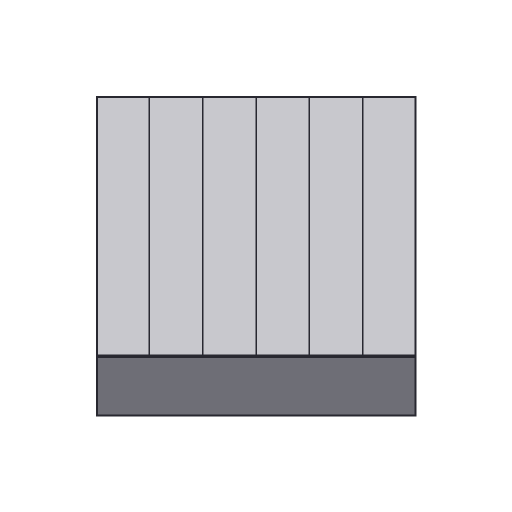
#> input picture tools/art/guides/01_bridge_tile_horizontal.png, 1024 x 1024 px (shown at 1/2 size)
$ python -i check_asset.py   (imports and definitions only)
#> lines starting #> are read from the running program, lines starting #| are printed output that depends on the picture; after the words box and inside, x2 and y2 are one past the last pixel; in counts of white or black regions, pixels touching at a corner belong together
"""Check a generated asset against the original game sprite.

Usage:
  python check_asset.py NEW.png ORIGINAL.png [--tile] [-o out.png]

Prints transparency info and aspect ratio vs the original, and writes a preview:
  - top: the new asset (tiled 4x in a row if --tile)
  - bottom: new and original shrunk to the original in-game width, x4, side by side
Requires: pip install pillow
"""
import argparse
from PIL import Image, ImageDraw

def solid(im):
    a = im.split()[3].point(lambda v: 255 if v > 40 else 0)
    bb = a.getbbox()
    return im.crop(bb) if bb else im

ap = argparse.ArgumentParser()
# [5 lines not run here, left out]
# [1 line that did not run here, left out]
# [3 lines not run here, left out]
# [1 line that did not run here, left out]
# [1 line not run here, left out]
W = 1000
S = Image.new('RGBA', (W, 700), (92, 88, 104, 255)); d = ImageDraw.Draw(S)
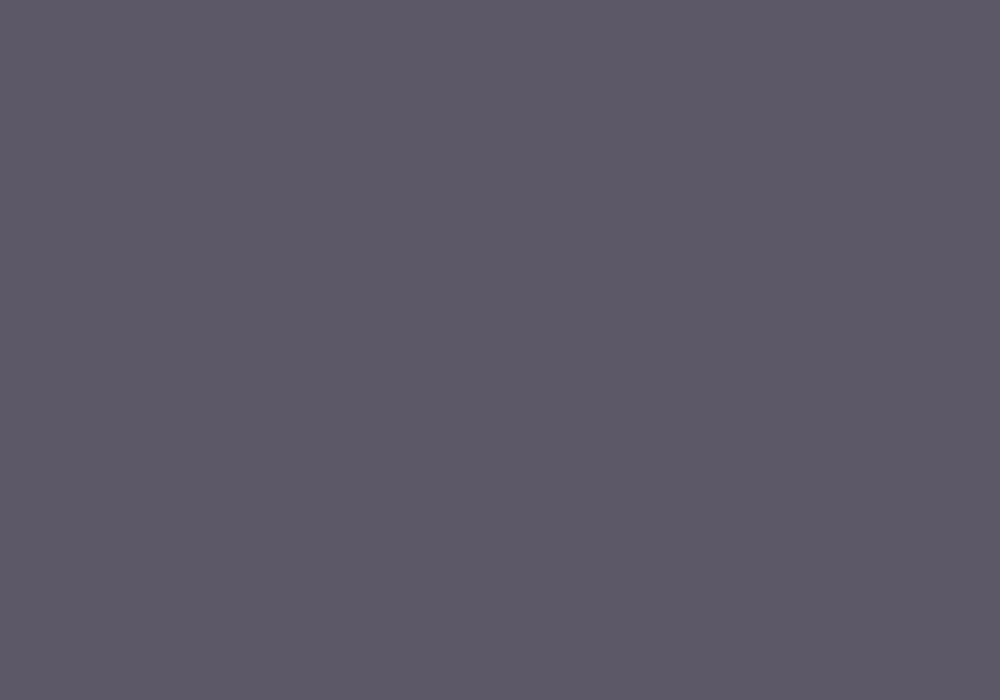
#> S: PIL image 1000x700 RGBA; mean R, G, B, A 92, 88, 104, 255
# [1 line that did not run here, left out]
# [1 line that did not run here, left out]
# [1 line not run here, left out]
# [1 line that did not run here, left out]
# [1 line that did not run here, left out]
# [1 line not run here, left out]
# [1 line that did not run here, left out]
def game(im, k):
    g = im.resize((gw, max(1, round(gw * im.height / im.width))), Image.LANCZOS)
    st = Image.new('RGBA', (g.width * k, g.height), (0, 0, 0, 0))
    for i in range(k): st.paste(g, (i * g.width, 0), g)
    z = max(1, min(4, 460 // st.width))
    return st.resize((st.width * z, st.height * z), Image.NEAREST)
# [1 line that did not run here, left out]
# [1 line that did not run here, left out]
# [3 lines not run here, left out]

>>> from PIL import Image
>>> picture = Image.open('guides/01_bridge_tile_horizontal.png')
#> picture is the input picture: PIL image 1024x1024 RGBA; mean R, G, B, A 68.8, 68.8, 71.1, 99.9
>>> result = solid(picture)
#> in solid, `a = im.split()[3].point(lambda v: 255 if v > 40 else 0)`:
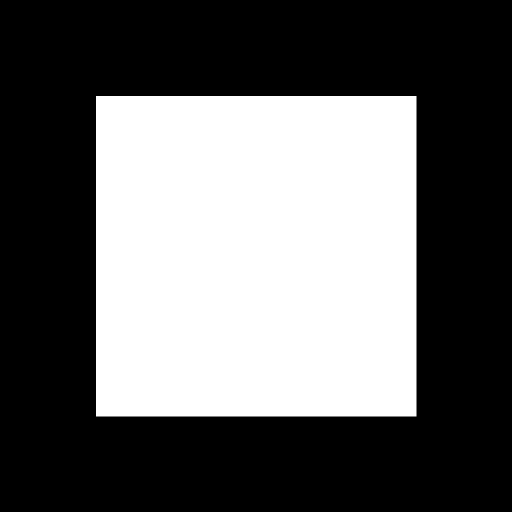
#> a: PIL image 1024x1024 L (shown at 1/2 size); 39.2% white; 1 white region, box (x1, y1, x2, y2) and area: (192, 192, 833, 833) 410881
#> in solid, `bb = a.getbbox()`: bb = (192, 192, 833, 833)
#> in solid, `return im.crop(bb) if bb else im`:
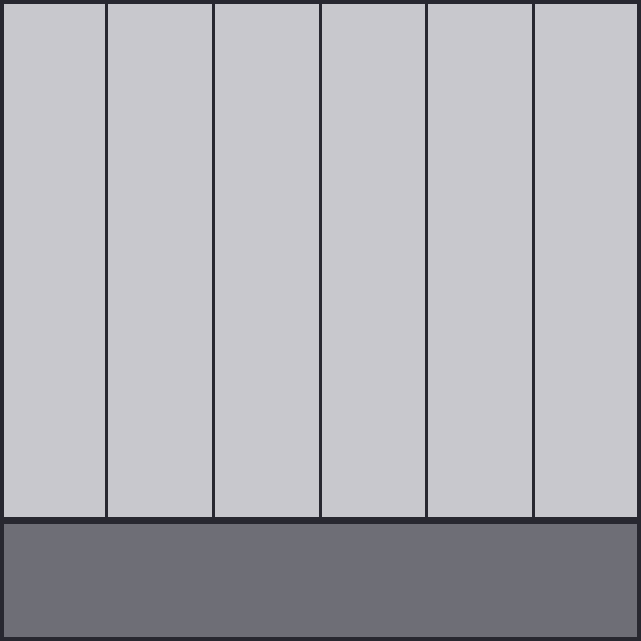
#> returned value: PIL image 641x641 RGBA; mean R, G, B, A 175.6, 175.6, 181.3, 255
